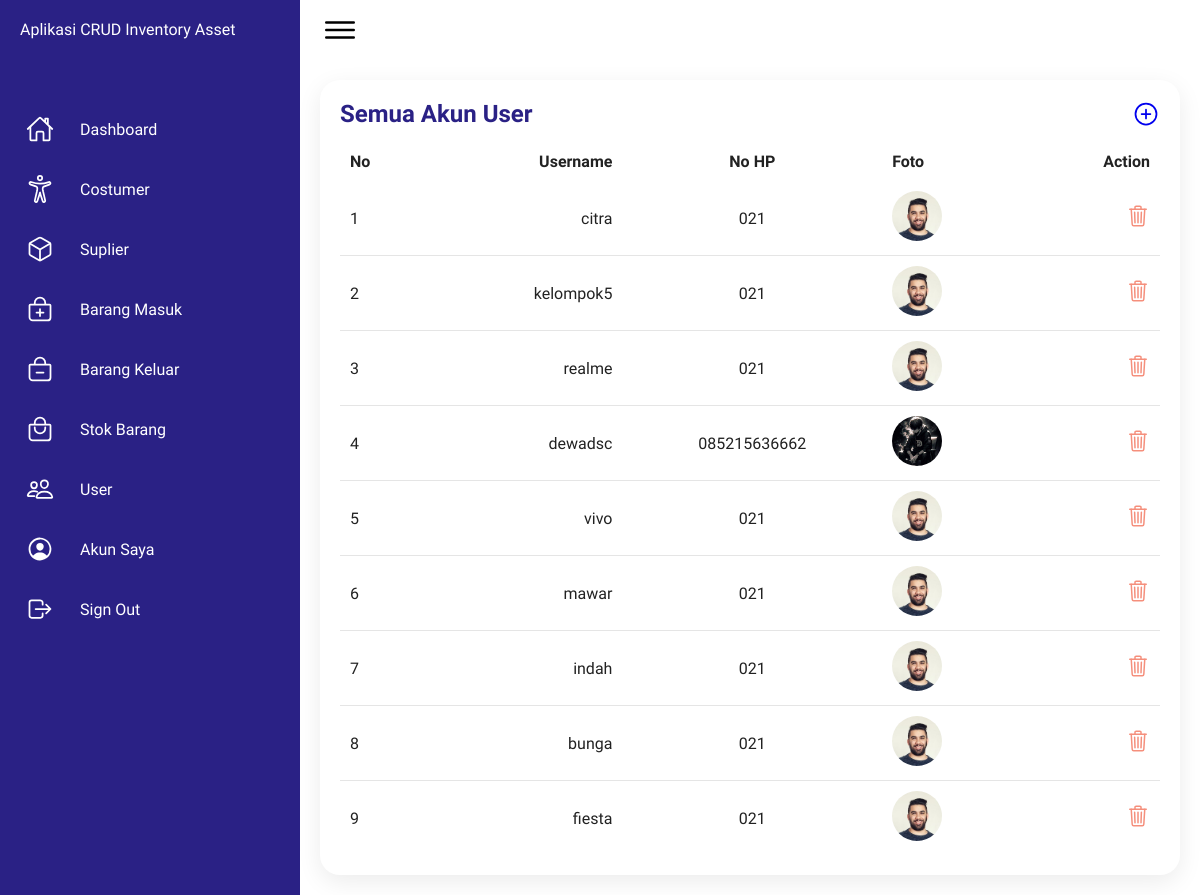
The app's page /website/app/user (signed in) with its own data.
### tables this page shows
CREATE TABLE `users` (
  `id` int(255) NOT NULL,
  `username` varchar(1000) NOT NULL,
  `password` varchar(1000) NOT NULL,
  `nohp` varchar(25) NOT NULL,
  `filefoto` varchar(1000) NOT NULL,
  `alamat` text NOT NULL,
  `role` enum('Admin','Costumer','Supplier') NOT NULL,
  `salt` varchar(255) NOT NULL
);

### website/app/user/index.php (the view, shortened to what this page needs)
<!DOCTYPE html>
<html lang="en">
    <head>
        <link rel="stylesheet" href="../../css/dashboard.css">
    </head>
    <body>
        <div class="container">
            <div class="navigation">
                <ul>
                    <li>
                        <a href="#">
                            <span class="title">Aplikasi CRUD Inventory Asset</span>
                        </a>
                    </li>
                    <li>
                        <a href="../beranda">
                            <span class="icon">
                                <ion-icon name="home-outline"></ion-icon>
                            </span>
                            <span class="title">Dashboard</span>
                        </a>
                    </li>
                    <li>
                        <a href="../costumer">
                            <span class="icon">
                                <ion-icon name="accessibility-outline"></ion-icon>
                            </span>
                            <span class="title">Costumer</span>
                        </a>
                    </li>
                    <li>
                        <a href="../suplier">
                            <span class="icon">
                                <ion-icon name="cube-outline"></ion-icon>
                            </span>
                            <span class="title">Suplier</span>
                        </a>
                    </li>
                    <li>
                        <a href="../barangMasuk">
                            <span class="icon">
                                <ion-icon name="bag-add-outline"></ion-icon>
                            </span>
                            <span class="title">Barang Masuk</span>
                        </a>
                    </li>
                    <li>
                        <a href="../barangKeluar">
                            <span class="icon">
                                <ion-icon name="bag-remove-outline"></ion-icon>
                            </span>
                            <span class="title">Barang Keluar</span>
                        </a>
                    </li>
                    <li>
                        <a href="../stokBarang">
                            <span class="icon">
                                <ion-icon name="bag-handle-outline"></ion-icon>
                            </span>
                            <span class="title">Stok Barang</span>
                        </a>
                    </li>
                    <li>
                        <a href="#">
                            <span class="icon">
                                <ion-icon name="people-outline"></ion-icon>
                            </span>
                            <span class="title">User</span>
                        </a>
                    </li>
                    <li>
                        <a href="../account">
                            <span class="icon">
                                <ion-icon name="person-circle-outline"></ion-icon>
                            </span>
                            <span class="title">Akun Saya</span>
                        </a>
                    </li>
                    <li>
                        <a href="#" id="showLogoutModal">
                            <span class="icon">
                                <ion-icon name="log-out-outline"></ion-icon>
                            </span>
                            <span class="title">Sign Out</span>
                        </a>
                    </li>
                </ul>
            </div>
            <div class="main">
                <div class="topbar">
                    <div class="toggle">
                        <ion-icon name="menu-outline"></ion-icon>
                    </div>
                </div>
                <div class="details" style="display: block;">
                    <div class="recentOrders">
                        <div class="cardHeader">
                            <h2>Semua Akun User</h2>
                            <a href="input.php">
                                <ion-icon style="font-size: 1.75rem;" name="add-circle-outline"></ion-icon>
                            </a>
                        </div>
                        <?php
                            require '../../config.php';
                            try {
                                $stmt = $pdo->prepare("SELECT id, username, nohp, filefoto FROM users");
                                $stmt->execute();
                                $users = $stmt->fetchAll(PDO::FETCH_ASSOC);
                                $no = 1;
                            } catch (PDOException $e) {
                                error_log("Database error: " . $e->getMessage());
                                echo "Terjadi kesalahan. Silakan coba lagi nanti.";
                                exit();
                            }
                        ?>
                        <table>
                            <thead>
                                <tr>
                                    <td>No</td>
                                    <td>Username</td>
                                    <td>No HP</td>
                                    <td>Foto</td>
                                    <td>Action</td>
                                </tr>
                            </thead>
                            <tbody>
                                <?php if ($users): ?>
                                    <?php foreach ($users as $user): ?>
                                        <tr>
                                            <td><?php echo $no++ ?></td>
                                            <td><?php echo htmlspecialchars($user['username']); ?></td>
                                            <td><?php echo htmlspecialchars($user['nohp']); ?></td>
                                            <td>
                                                <img src="<?php echo htmlspecialchars('../../imgs/' . $user['filefoto']); ?>" alt="img" class="profile-img">
                                            </td>
                                            <td>
                                                <a style="color: #f58f7c;" href="#" class="showDeleteModal" data-id="<?php echo htmlspecialchars($user['id']); ?>" data-username="<?php echo htmlspecialchars($user['username']); ?>">
                                                    <ion-icon name="trash-outline" style="font-size: 1.50rem;"></ion-icon>
                                                </a>
                                            </td>
                                        </tr>
                                    <?php endforeach; ?>
                                <?php else: ?>
                                    <tr>
                                        <td colspan="5">Tidak ada data pengguna.</td>
                                    </tr>
                                <?php endif; ?>
                            </tbody>
                        </table>
                    </div>
                </div>
            </div>
        </div>
    </body>
</html>

### website/css/dashboard.css (style rules this page uses)
* { font-family: "Ubuntu", sans-serif; margin: 0; padding: 0; box-sizing: border-box; }
:root { --blue: #2a2185; --white: #fff; --gray: #f5f5f5; --black1: #222; --black2: #999; }
body { min-height: 100vh; overflow-x: hidden; }
.container { position: relative; width: 100%; }
.navigation { position: fixed; width: 300px; height: 100%; background: var(--blue); border-left: 10px solid var(--blue); transition: 0.5s; overflow: hidden; }
.navigation ul { position: absolute; top: 0; left: 0; width: 100%; }
.navigation ul li { position: relative; width: 100%; list-style: none; border-top-left-radius: 30px; border-bottom-left-radius: 30px; }
.navigation ul li:nth-child(1) { margin-bottom: 40px; pointer-events: none; }
.navigation ul li a { position: relative; display: block; width: 100%; display: flex; text-decoration: none; color: var(--white); }
.navigation ul li a .icon { position: relative; display: block; min-width: 60px; height: 60px; line-height: 75px; text-align: center; }
.navigation ul li a .icon ion-icon { font-size: 1.75rem; }
.navigation ul li a .title { position: relative; display: block; padding: 0 10px; height: 60px; line-height: 60px; text-align: start; white-space: nowrap; }
.main { position: absolute; width: calc(100% - 300px); left: 300px; min-height: 100vh; background: var(--white); transition: 0.5s; }
.topbar { width: 100%; height: 60px; display: flex; justify-content: space-between; align-items: center; padding: 0 10px; }
.toggle { position: relative; width: 60px; height: 60px; display: flex; justify-content: center; align-items: center; font-size: 2.5rem; cursor: pointer; }
.details { position: relative; width: 100%; padding: 20px; display: grid; grid-template-columns: 2fr 1fr; grid-gap: 30px; }
.details .recentOrders { position: relative; display: grid; min-height: 500px; background: var(--white); padding: 20px; box-shadow: 0 7px 25px rgba(0, 0, 0, 0.08); border-radius: 20px; }
.details .cardHeader { display: flex; justify-content: space-between; align-items: flex-start; }
.cardHeader h2 { font-weight: 600; color: var(--blue); }
.details table { width: 100%; border-collapse: collapse; margin-top: 10px; }
.details table thead td { font-weight: 600; }
.details .recentOrders table tr { color: var(--black1); border-bottom: 1px solid rgba(0, 0, 0, 0.1); }
.details .recentOrders table tr:last-child { border-bottom: none; }
.details .recentOrders table tr td { padding: 10px; }
.details .recentOrders table tr td:last-child { text-align: end; }
.details .recentOrders table tr td:nth-child(2) { text-align: end; }
.details .recentOrders table tr td:nth-child(3) { text-align: center; }

### website/app/user/index.php (style rules this page uses)
.profile-img { width: 50px; height: 50px; border-radius: 50%; }

### records on screen
users: username "citra", nohp "021", filefoto (picture)
users: username "kelompok5", nohp "021", filefoto (picture)
users: username "realme", nohp "021", filefoto (picture)
users: username "dewadsc", nohp "085215636662", filefoto (picture)
users: username "vivo", nohp "021", filefoto (picture)
users: username "mawar", nohp "021", filefoto (picture)
users: username "indah", nohp "021", filefoto (picture)
users: username "bunga", nohp "021", filefoto (picture)
users: username "fiesta", nohp "021", filefoto (picture)
